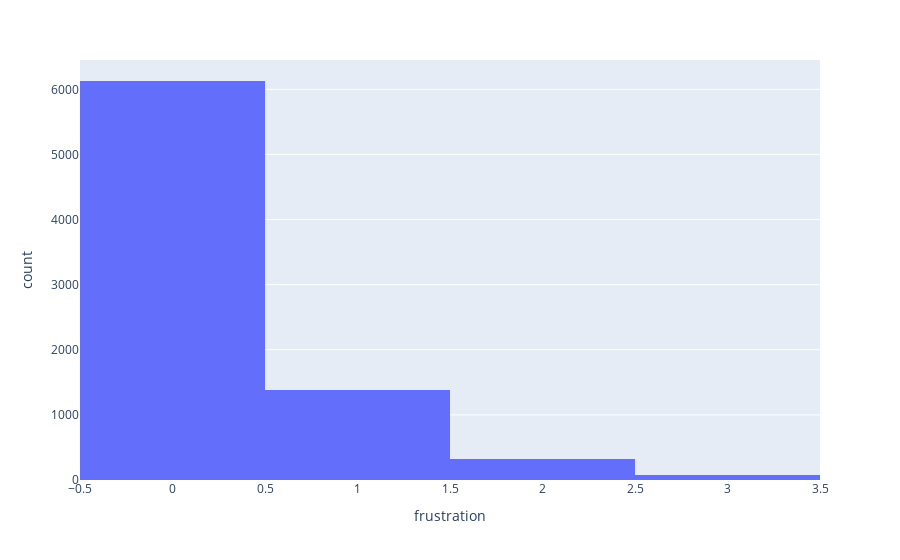

Source (notebook cell):
### Code cell
px.histogram(df_continous,
             'frustration')

### Figure 1 — Plotly figure (JSON) as saved in the notebook; plotly's stock layout.template omitted (floating-point values rounded to 4 significant figures; data arrays with more than 128 entries replaced by an {"elided": "..."} marker saying what was removed)
{"data": [{"bingroup": "x", "hovertemplate": "frustration=%{x}<br>count=%{y}<extra></extra>", "legendgroup": "", "marker": {"color": "#636efa", "pattern": {"shape": ""}}, "name": "", "orientation": "v", "showlegend": false, "type": "histogram", "x": {"elided": "7919 int values"}, "xaxis": "x", "yaxis": "y"}], "layout": {"barmode": "relative", "legend": {"tracegroupgap": 0}, "margin": {"t": 60}, "xaxis": {"anchor": "y", "domain": [0, 1], "title": {"text": "frustration"}}, "yaxis": {"anchor": "x", "domain": [0, 1], "title": {"text": "count"}}}}
